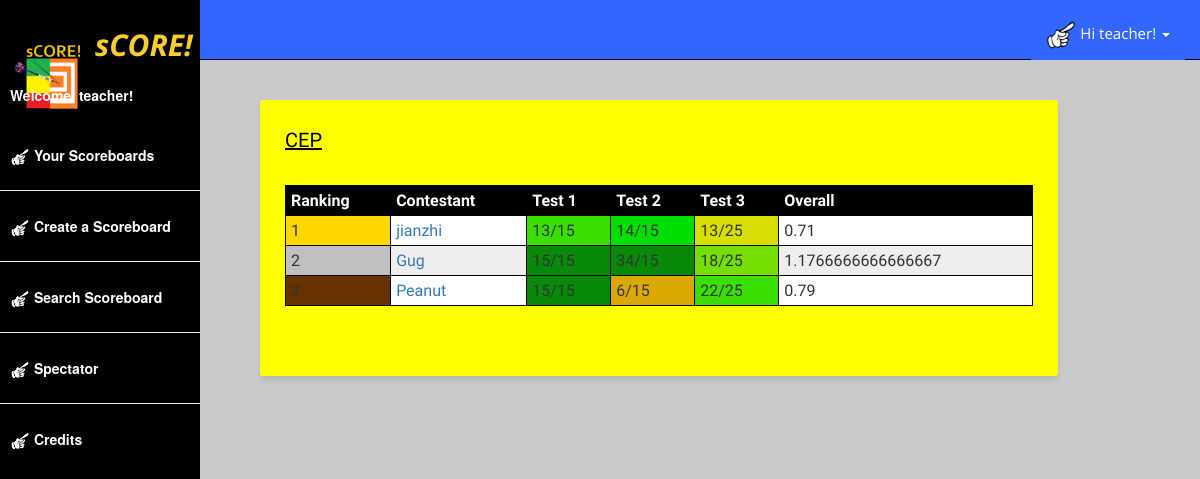
/list/ (signed in), run on the app's committed database.
### accounts/models.py (models this page shows, shortened)
class UserProfile(models.Model):
    user = models.OneToOneField(User)
    picture = models.ImageField(upload_to='profile_images', blank=True)

### scoreboard/models.py (models this page shows, shortened)
class Scoreboard(models.Model):
    user = models.ForeignKey(UserProfile, blank=True, null=True)
    name = models.CharField(max_length = 255)
    sid = models.IntegerField(blank = True, null = True)
    description = models.TextField()
    color = models.CharField(max_length=50, default = "yellow")
    fontcolor = models.CharField(max_length=50, default = "black")
    student = models.ManyToManyField('Student', related_name="scoreboard", null=True, blank=True)
    column = models.ManyToManyField('Column', related_name="scoreboard", null = True, blank = True)

class Column(models.Model):
    header = models.CharField(max_length = 255)
    color = models.CharField(max_length=50, default = "yellow")
    fontcolor = models.CharField(max_length=50, default = "black")
    weight = models.FloatField(null = True, blank = True)
    denominator = models.IntegerField()

class Student(models.Model):
    name = models.CharField(max_length = 255)
    score = models.ManyToManyField('Score', related_name="student", null=True, blank=True)

class Score(models.Model):
    numerator = models.IntegerField()
    column = models.ForeignKey(Column, blank=True, null=True)

### scoreboard/views.py (the view)
# urls.py: url(r'^list/', views.ScoreboardList.as_view(context_object_name="scoreboard_list"), name = "scoreboard_list"),
class ScoreboardList(ListView):
    model = Scoreboard
    def get_queryset(self):
        curruser = UserProfile.objects.get(user=self.request.user)
        return Scoreboard.objects.filter(user=curruser)
    @method_decorator(login_required)
    def dispatch(self, *args, **kwargs):
        return super(ScoreboardList, self).dispatch(*args, **kwargs)
    def get_context_data(self, **kwargs):
        context = super(ScoreboardList, self).get_context_data(**kwargs)
        if self.request.user.is_authenticated():
            context['curruser'] = UserProfile.objects.get(user=self.request.user)
        return context

### scoreboard/templates/scoreboard/scoreboard_list.html (shortened to what this page needs)
{% extends 'scoreboard/base.html'%}
{%load staticfiles%}
{%block content%}
<link rel="stylesheet" type="text/css" href="{% static 'scoreboard/style.css' %}" />
    {% if scoreboard_list %}
        {% for scoreboard in scoreboard_list  %}
            <a href = "/scoreboard/{{scoreboard.id}}">
                <div class = "postit" style = "background:{{scoreboard.color}};color:{{scoreboard.fontcolor}}">
                    <u>{{scoreboard.name}}</u>
                    <br>
                    <br>
                    <table id = "t01" style="width:100%">
                        <thead>
                            <tr>
                                <th>Ranking</th>
                                <th>Contestant</th>
                                {% for col in scoreboard.column.all %}
                                    <th>{{col.header}}</th>
                                {%endfor%}
                                <th>Overall</th>
                            </tr>
                        </thead>
                        <tbody>
                            {%for stu in scoreboard.student.all%}
                                <tr>
                                    <td class = "Rank">1</td>
                                    <td><a href="/participants/{{stu.id}}">{{stu.name}}</a></td>
                                    {% for col in scoreboard.column.all %}
                                        {% for po in stu.score.all %}
                                            {% if po.column == col %}
                                                <td class = "Cell" bgcolor="#00CC00">{{po.numerator}}/{{col.denominator}}</td>
                                            {%endif%}
                                        {%endfor%}
                                    {%endfor%}
                                    <td class = "weight"></td>
                                </tr>
                            {%endfor%}
                        </tbody>
                    </table>
                    <br>
                </div>
            </a>
        {% endfor %}
    {% else %}
        <p>Add a scoreboard! :)</p>
    {% endif %}
{%endblock%}

### scoreboard/templates/scoreboard/base.html (shortened to what this page needs)
{% load bootstrap3 %}
{% load crispy_forms_tags %}
{%load staticfiles%}
<head>
{% bootstrap_css %}
{%load staticfiles%}
<link rel="stylesheet" type="text/css" href="{% static 'scoreboard/style.css' %}" />
<link rel="stylesheet" href="//code.jquery.com/ui/1.11.4/themes/smoothness/jquery-ui.css">
<link rel="stylesheet" href="https://cdnjs.cloudflare.com/ajax/libs/bootstrap-datetimepicker/4.14.30/css/bootstrap-datetimepicker.min.css">
<link rel="stylesheet" href="//code.jquery.com/ui/1.11.4/themes/smoothness/jquery-ui.css">
</head>
<div class="navbar navbar-inverse navbar-static-top" role="navigation">
  <div class="container">
    <div class="navbar-collapse collapse">
      <ul class="nav navbar-nav navbar-right">
        <li role="presentation" class="dropdown">
          <a class="dropdown-toggle" data-toggle="dropdown" href="#" role="button" aria-haspopup="true" aria-expanded="true">
            {%if user.is_authenticated%}
              <img src="/media/images/{{curruser.picture}}" height="30px" />
              Hi {{user.username}}!
            {%else%}
              Login here!
            {%endif%}
            <span class="caret"></span>
          </a>
        </li>
      </ul>
    </div>
  </div>
</div>
<div id = "control">
  <a class="navbar-brand" href="/">
    <img class="logo" src="/media/images/logo.png" alt="SCORE!">
  </a>
  <a href = "/">
    <div id = "logo-accom">
      <i><b>sCORE!</b></i>
    </div>
  </a>
  <div id = "welcome-user">
    {%if user.is_authenticated%}
      <b style="color:white">Welcome, {{user.username}}!</b>
    {%else%}
      <b style="color:white">Welcome, Guest!</b>
    {%endif%}
  </div>
  <br>
  <div id = "login">
    {%if user.is_authenticated%}
      <a href="/list">
        <img class="pointer" src="/media/images/finger.png" alt="pointer">
        <b style="color:white">Your Scoreboards</b>
      </a>
    {%else%}
      <a href="/accounts/login">
        <img class="pointer" src="/media/images/finger.png" alt="pointer">
        <b style="color:white">Login</b>
      </a>
    {%endif%}
  </div>
  <hr>
  <div id = "signup">
      {%if user.is_authenticated%}
        <a href="/add">
          <img class="pointer" src="/media/images/finger.png" alt="pointer">
          <b style="color:white">Create a Scoreboard</b>
        </a>
      {%else%}
        <a href="/accounts/register">
        <img class="pointer" src="/media/images/finger.png" alt="pointer">
        <b style="color:white">Sign Up</b>
        </a>
      {%endif%}
  </div>
  <hr>
  <a href="/search/">
    <div id = "spectator">
      <img class="pointer" src="/media/images/finger.png" alt="pointer">
      <b style="color:white">Search Scoreboard</b>
    </div>
  </a>
  <hr>
  <a href="/spectator">
    <div id = "spectator">
      <img class="pointer" src="/media/images/finger.png" alt="pointer">
      <b style="color:white">Spectator</b>
    </div>
  </a>
  <hr>
  <a href="/credits">
    <div id = "spectator">
      <img class="pointer" src="/media/images/finger.png" alt="pointer">
      <b style="color:white">Credits</b>
    </div>
  </a>
</div>
<body onload='myFunction()'>
{%block content%}{%endblock%}
</body>

### scoreboard/static/scoreboard/style.css (style rules this page uses)
* { box-sizing:border-box; }
body { background:url(media/little_pluses.png) #cacaca; margin:30px; }
.postit { z-index:-4; display: block; padding:25px 25px 40px; margin:100px auto 20px 230px; width:70%; height:auto; min-height:250px; font:20px 'Gloria Hallelujah', cursive; line-height:1.5; border:0; border-radius:3px; background: -webkit-linear-gradient(#F9EFAF, #F7E98D); background: -moz-linear-gradient(#F9EFAF, #F7E98D); background: -o-linear-gradient(#F9EFAF, #F7E98D); background: -ms-linear-gradient(#F9EFAF, #F7E98D); background: linear-gradient(#F9EFAF, #F7E98D); box-shadow:0 4px 6px rgba(0,0,0,0.1); overflow:hidden; transition:box-shadow 0.5s ease; font-smoothing:subpixel-antialiased; min-width:30px; max-height:500px; }
a:link { text-decoration: None; }
.logo { width: 65px; height: 65px; }
.navbar { position: fixed; z-index:1; top: 0; right: 0; width: 100%; height: 60px; background-color: #3366FF; }
.navbar-inverse .navbar-nav > li > a { font-family: "open sans"; font-size: 15px; height: 60px; color:#FFFFFF; padding-top: 20px; background-color:#3366FF; }
#control { z-index:2; position: fixed; top: 0; left: 0; line-height:30px; background-color:#000000; height:4000px; width:200px; float:left; }
#logo-accom { color:#FACC2E; font-size:30px; margin-top:30px; margin-left:85px; font-family:"Open Sans"; }
#welcome-user { margin-top:20px; margin-left:10px; }
#signup { margin-left:10px; }
#spectator { margin-left:10px; }
#login { margin-left:10px; }
.pointer { height:20px; width:20px; }
table { width:100%; }
table, th, td { border: 1px solid black; border-collapse: collapse; }
th, td { padding: 5px; text-align: left; }
table#t01 tr:nth-child(even) { background-color: #eee; }
table#t01 tr:nth-child(odd) { background-color:#fff; }
table#t01 th { background-color: black; color: white; }

### data on the page
UserProfile: picture (picture)
Scoreboard: name "CEP"
Column: header "Test 1", denominator "15"
Column: header "Test 2", denominator "15"
Column: header "Test 3", denominator "25"
Student: name "jianzhi"
Score: numerator "13"
Score: numerator "14"
Score: numerator "13"
Student: name "Gug"
Score: numerator "15"
Score: numerator "34"
Score: numerator "18"
Student: name "Peanut"
Score: numerator "15"
Score: numerator "6"
Score: numerator "22"

### other printed values
{{ user.username }} "teacher"
